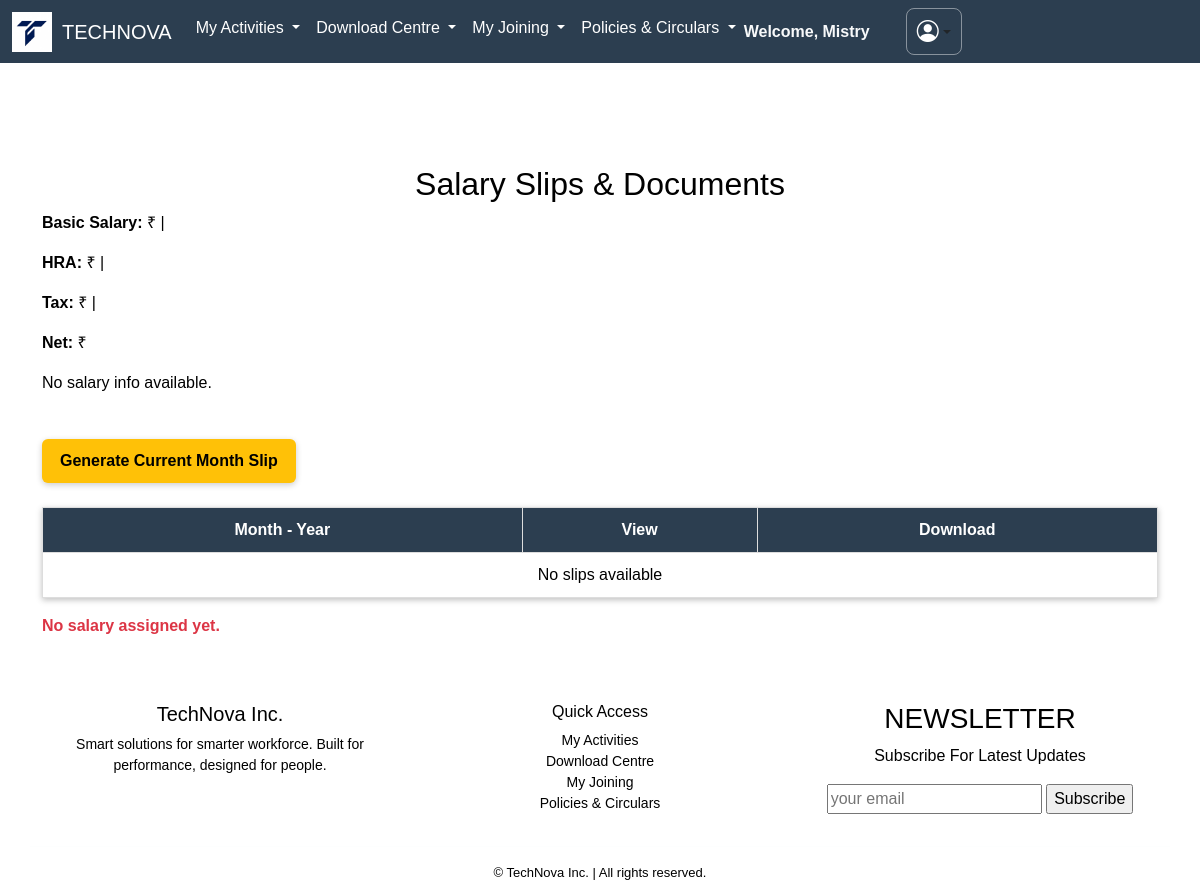
The page /salary/ (signed in) on the database as committed earlier.
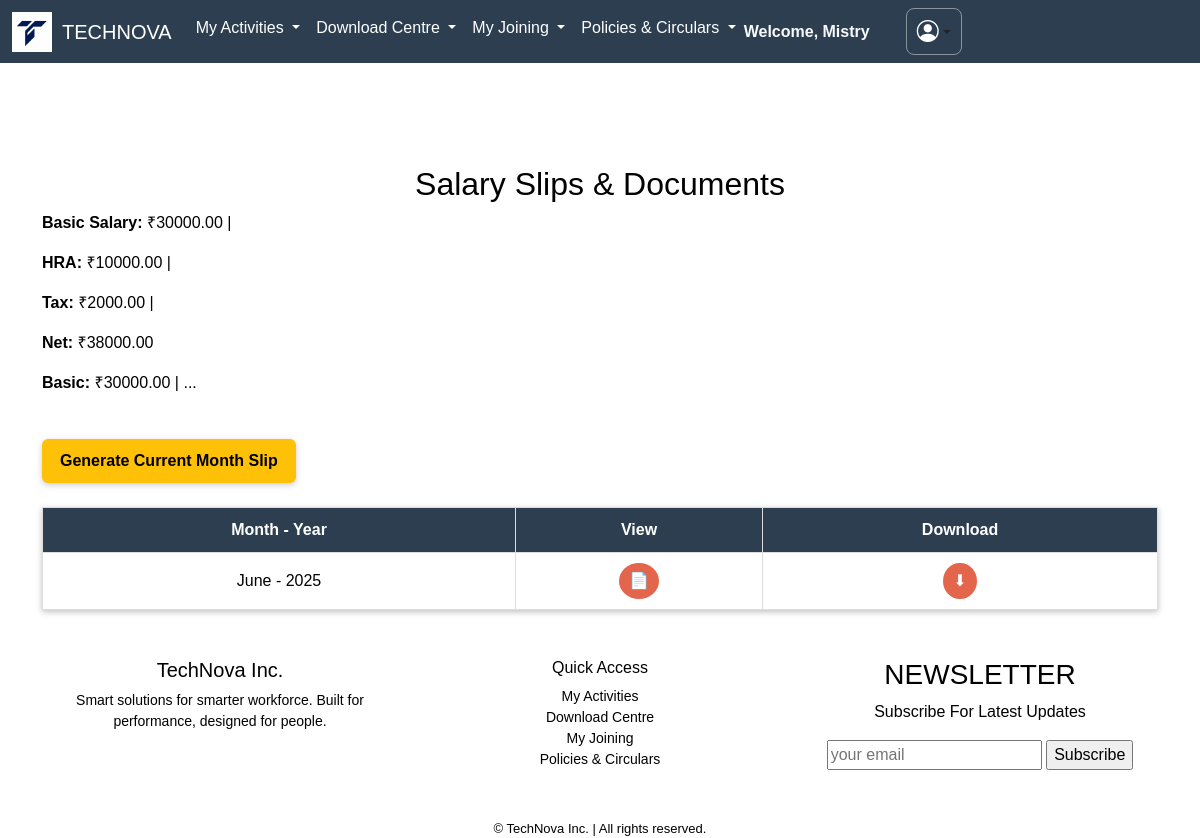
The same page on the database as committed later.
### apps/dashboard/models.py (models this page shows, shortened)
class BaseClass(models.Model):
    id = models.UUIDField(primary_key=True, default=uuid.uuid4, editable=False)
    created_at = models.DateTimeField(auto_now_add=True)
    updated_at = models.DateTimeField(auto_now=True)
    class Meta:
        abstract = True

class Employee(BaseClass):
    employee_id = models.CharField(max_length=10, unique=True, blank=True)
    first_name = models.CharField(max_length=255,null=False,blank=False)
    last_name = models.CharField(max_length=255,null=False,blank=False)
    company_email = models.EmailField(unique=True,null=False,blank=False)
    pvt_email = models.EmailField(unique=True,null=False,blank=False)
    mobile = models.CharField(max_length=15,null=False,blank=False)
    password = models.CharField(max_length=8, blank=True,null=False)
    doj = models.DateField(verbose_name="Date of Joining",null=False,blank=False)
    dob = models.DateField(verbose_name="Date of Birth", default="2000-01-01")
    location = models.CharField(max_length=100, blank=True, null=True)
    designation = models.CharField(max_length=100, blank=True, null=True)
    department = models.CharField(max_length=100, blank=True, null=True)
    manager = models.CharField(max_length=100, blank=True, null=True)
    photo = models.ImageField(upload_to='employee_photos/', default='default.jpg')

class Salary(BaseClass):
    employee = models.OneToOneField(Employee, on_delete=models.CASCADE)
    basic_salary = models.DecimalField(max_digits=10, decimal_places=2, default=35000.00)
    hra = models.DecimalField(max_digits=10, decimal_places=2, default=10500.00)
    tax = models.DecimalField(max_digits=10, decimal_places=2, default=2500.00)
    net_salary = models.DecimalField(max_digits=10, decimal_places=2)

class SalarySlip(BaseClass):
    employee = models.ForeignKey(Employee, on_delete=models.CASCADE)
    month = models.CharField(max_length=20)  # e.g., 'June'
    year = models.IntegerField()
    pdf_file = models.FileField(upload_to='salary_slips/')
    class Meta:
        unique_together = ('employee', 'month', 'year')

### apps/dashboard/views.py (the view)
# urls.py: path('salary/', salary_slip_list_view, name='salary'),
def salary_slip_list_view(request):
    employee_id = request.session.get('employee_id')
    if not employee_id:
        return render(request, 'salary_slips.html', {
            'slips': [],
            'salary': None,
            'error': 'No employee ID found in session.'
        })
    salary = Salary.objects.filter(employee__employee_id=employee_id).first()
    slips = SalarySlip.objects.filter(employee__employee_id=employee_id).order_by('-year', '-month')
    return render(request, 'dashboard/salary.html', {
        'slips': slips,
        'salary': salary,
        'error': None if salary else 'No salary assigned yet.'
    })

### apps/dashboard/templates/dashboard/salary.html (shortened to what this page needs)
{% extends 'dashboard/base.html' %}
{% block body %}
<div class="container py-4">
  <h2>Salary Slips & Documents</h2>
  <div class="mb-4">
    <p><strong>Basic Salary:</strong> ₹{{ salary.basic_salary }} |</p>
    <p><strong>HRA:</strong> ₹{{ salary.hra }} |</p>
    <p><strong>Tax:</strong> ₹{{ salary.tax }} |</p>
    <p><strong>Net:</strong> ₹{{ salary.net_salary }}</p>
    {% if salary %}
    <p><strong>Basic:</strong> ₹{{ salary.basic_salary }} | ...</p>
    {% else %}
    <p>No salary info available.</p>
    {% endif %}
  </div>
  <form action="{% url 'generate_salary_slip' %}" method="post" class="mb-4">
    <button type="submit" class="generate-btn">Generate Current Month Slip</button>
  </form>
  <table class="salary-table" style="box-shadow: 0 2px 6px rgba(0, 0, 0, 0.25);">
    <thead>
      <tr>
        <th>Month - Year</th>
        <th>View</th>
        <th>Download</th>
      </tr>
    </thead>
    <tbody>
      {% if slips %}
        {% for slip in slips %}
        <tr>
          <td>{{ slip.month }} - {{ slip.year }}</td>
          <td><a href="{{ slip.pdf_file.url }}" target="_blank"><button class="btn-icon">📄</button></a></td>
          <td><a href="{{ slip.pdf_file.url }}" download><button class="btn-icon">⬇</button></a></td>
        </tr>
        {% endfor %}
      {% else %}
        <tr>
          <td colspan="3">No slips available</td>
        </tr>
      {% endif %}
    </tbody>
  </table>
  {% if error %}
    <p class="text-danger mt-3"><strong>{{ error }}</strong></p>
  {% endif %}
</div>
{% endblock %}

### apps/dashboard/templates/dashboard/base.html (shortened to what this page needs)
<!DOCTYPE html>
<html lang="en">
<head>
  <link href="https://cdn.jsdelivr.net/npm/bootstrap@5.3.6/dist/css/bootstrap.min.css"
 rel="stylesheet" />
  <link rel="stylesheet" href="https://cdnjs.cloudflare.com/ajax/libs/font-awesome/6.5.0/css/all.min.css">
 <link rel="stylesheet" href="https://cdnjs.cloudflare.com/ajax/libs/font-awesome/6.4.0/css/all.min.css">
  <link rel="stylesheet" href="https://cdnjs.cloudflare.com/ajax/libs/font-awesome/6.4.0/css/all.min.css">
  <link rel="stylesheet" href="https://cdn.jsdelivr.net/npm/bootstrap-icons@1.11.3/font/bootstrap-icons.css">
</head>
<body>
  <nav class="navbar navbar-expand-lg navbar-cyan">
    <div class="container-fluid">
      <img src="/media/]logoog.jpg" alt="Login Banner"
        style="height: 40px; width: auto; object-fit: contain; vertical-align: middle; margin-right: 10px;">
      <a class="navbar-brand" href="{% url 'index_inner' %}">TECHNOVA</a>
      <div class="collapse navbar-collapse" id="navbarScroll">
        <ul class="navbar-nav me-auto my-2 my-lg-0 navbar-nav-scroll" style="--bs-scroll-height: 100px;">
          <li class="nav-item dropdown">
            <a class="nav-link dropdown-toggle" href="#" role="button" data-bs-toggle="dropdown" aria-expanded="false">
              My Activities
            </a>
          </li>
          <li class="nav-item dropdown">
            <a class="nav-link dropdown-toggle" href="#" role="button" data-bs-toggle="dropdown" aria-expanded="false">
              Download Centre
            </a>
          </li>
          <li class="nav-item dropdown">
            <a class="nav-link dropdown-toggle" href="#" role="button" data-bs-toggle="dropdown" aria-expanded="false">
              My Joining
            </a>
          </li>
          <li class="nav-item dropdown">
            <a class="nav-link dropdown-toggle" href="#" role="button" data-bs-toggle="dropdown" aria-expanded="false">
              Policies & Circulars
            </a>
          </li>
<div class="d-flex align-items-center ms-auto">
            {% if request.session.employee_name %}
            <span class="me-3 text-light fw-bold">Welcome, {{ request.session.employee_name }}</span>
            {% endif %}
<div class="dropdown d-flex align-items-center ms-auto">
  <button class="btn dropdown-toggle d-flex align-items-center justify-content-center"
          type="button" id="userMenu" data-bs-toggle="dropdown" aria-expanded="false"
          style="background-color: transparent; border: 1px solid #ffffff70; padding: 6px 10px; border-radius: 8px;">
    <i class="bi bi-person-circle" style="font-size: 22px; color: white;"></i>
  </button>
</div>
      </div>
    </div>
  </nav>
  <BR></BR>
  {% block body %}
  {% endblock %}
  <footer class="mt-4" style="background: #ffffff; color: black; ">
    <div class="container text-center">
      <div class="row">
        <div class="col-md-4 mb-3">
          <h5>TechNova Inc.</h5>
          <p style="font-size: 14px;">Smart solutions for smarter workforce. Built for performance, designed for people.
          </p>
        </div>
        <div class="col-md-4 mb-3">
          <h6>Quick Access</h6>
          <ul class="list-unstyled" style="font-size: 14px;">
            <li><a href="{% url 'claims_page' %}" class="text-black text-decoration-none">My Activities</a></li>
            <li><a href="{% url 'salary' %}" class="text-black text-decoration-none">Download Centre</a></li>
            <li><a href="{% url 'generalinfo' %}" class="text-black text-decoration-none">My Joining</a></li>
            <li><a href="{% url 'policy_and_circular' %}" class="text-black text-decoration-none">Policies &
                Circulars</a></li>
          </ul>
        </div>
        <div class="col-md-4 mb-3">
          <h3>NEWSLETTER</h3>
          <p>Subscribe For Latest Updates</p>
          <input type="email" placeholder="your email" class="email">
          <input type="submit" value="Subscribe" class="btn-btn-danger">
        </div>
        <hr class="border-light">
        <div style="font-size: 13px;">&copy; {{ current_year }} TechNova Inc. | All rights reserved.</div>
      </div>
  </footer>
</body>
</html>

### apps/dashboard/templates/dashboard/base.html (style rules this page uses)
html, body { height: 100%; margin: 0; background: #ffffff; }
.navbar-cyan { background-color: #2c3e50; }
.navbar-cyan .nav-link, .navbar-cyan .navbar-brand { color: #ffffff !important; }
.navbar-cyan .dropdown { color: black !important; }

### apps/dashboard/templates/dashboard/salary.html (style rules this page uses)
body { font-family: Arial, sans-serif; background: #ffffff; }
h2 { margin-top: 30px; color: black; text-align: center; }
p, td { color: black; }
.salary-table { width: 100%; border-collapse: collapse; margin-top: 20px; }
.salary-table thead { background: #2c3e50; color: white; }
.salary-table th, .salary-table td { padding: 10px; border: 1px solid #ddd; text-align: center; }
.btn-icon { background-color: #e2654c; color: white; padding: 6px 10px; border: none; border-radius: 50%; font-size: 16px; cursor: pointer; }
.generate-btn { background: #FFC107; color: black; padding: 10px 18px; border: none; border-radius: 6px; font-size: 16px; font-weight: bold; cursor: pointer; box-shadow: 0 2px 6px rgba(0,0,0,0.2); transition: background-color 0.3s ease; margin-top: 20px; }

Rows that differ between the two databases and show on the page:
added Salary: basic_salary "30000.00", hra "10000.00", tax "2000.00", net_salary "38000.00"
added SalarySlip: month "June", year "2025"
Other text that changed with them:
{{ error }}: "No salary assigned yet." → (not shown)
text no longer shown: "No salary info available. No slips available"
text now shown: "Basic: ₹ | ..."
